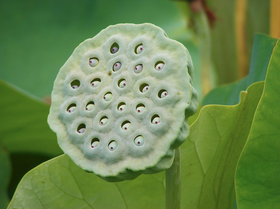
#> input picture resources/1.png, 280 x 209 px
$ python normalize.py ../../resources out
#> lines starting #> are read from the running program, lines starting #| are printed output that depends on the picture
#!/usr/bin/env python3

#Converts all images in a given folder to the same shape, format and then saves them to another directory

#Usage: ./normalize [directory] [target_dir]
#[directory]    - source directory
#[target_dir]   - destination directory

import cv2
import os
import sys
from PIL import Image
import numpy as np
from hashlib import md5
import shutil
import tqdm
import random
import string

def main():

    if len(sys.argv) != 3:
        print("Usage: ./normalize [directory] [target_dir]")
        return
    try:
        source_dir = sys.argv[1]
        dest_dir = sys.argv[2]
        if not os.path.isdir(source_dir):
            raise RuntimeError()
        if not os.path.isdir(dest_dir):
            os.mkdir(dest_dir)
    except:
        print("Malformed args")
        return

    filenames = [f for f in os.listdir(source_dir) if os.path.isfile(os.path.join(source_dir, f))]
    tmpfile = '/tmp/tmp' + ''.join(random.choices(string.ascii_uppercase + string.digits, k=8)) + '.png'
    for filename in tqdm.tqdm(filenames):
        path_to_file = os.path.join(source_dir, filename)

        rawdata = np.array(Image.open(path_to_file).convert("RGB"))
        rawdata = cv2.cvtColor(rawdata, cv2.COLOR_RGB2BGR)

        height = rawdata.shape[1]
#> height = 280
        width = rawdata.shape[0]
#> width = 209

        factor_h = 256/height
#> factor_h = 0.914
        factor_w = 256/width
#> factor_w = 1.22
        factor = max(factor_h, factor_w)
#> factor = 1.22
        rawdata = cv2.resize(rawdata, (round(height*factor), round(width*factor)))
#> rawdata: shape (256, 343, 3)

        height = rawdata.shape[1]
#> height = 343
        width = rawdata.shape[0]
#> width = 256
        posh = int(float(height)/2-256/2)
#> posh = 43
        posw = int(float(width)/2-256/2)
#> posw = 0

        cv2.imwrite(tmpfile, rawdata[posw:(posw+256), posh:(posh+256), :])
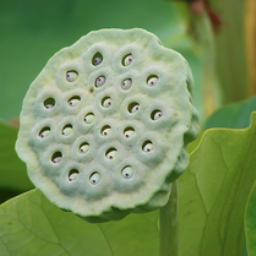
#> saved as tmp41PJSO2K.png: shape (256, 256, 3); mean B, G, R 90.2, 142.9, 117.6
        hash = md5(open(tmpfile, 'rb').read()).hexdigest()

        dest_path = os.path.join(dest_dir, hash+".png")
        shutil.move(tmpfile, dest_path)
#> pass 2 of the loop in main, `for filename in tqdm.tqdm(filenames):`:
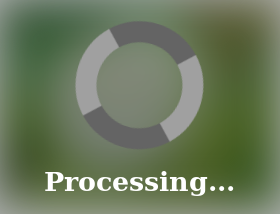
#> input picture resources/2.png, 280 x 214 px
#> in main, `cv2.imwrite(tmpfile, rawdata[posw:(posw+256), posh:(posh+256), :])`:
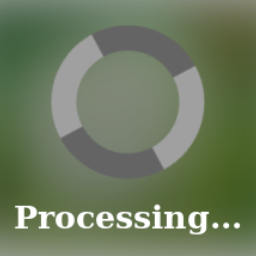
#> saved as tmp41PJSO2K.png: shape (256, 256, 3); mean B, G, R 94.6, 122.1, 108.7

        #print("%s\t=>\t%s"%(path_to_file,dest_path))

    return

if __name__=="__main__":
    main()
